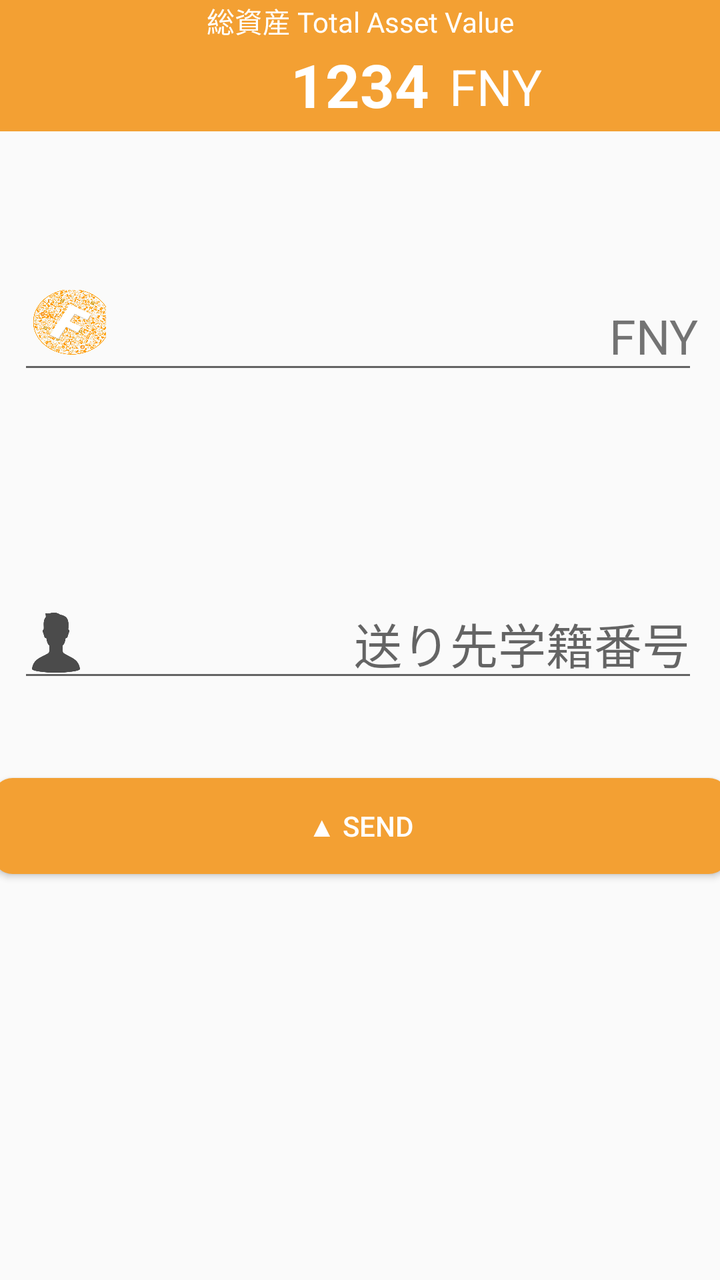
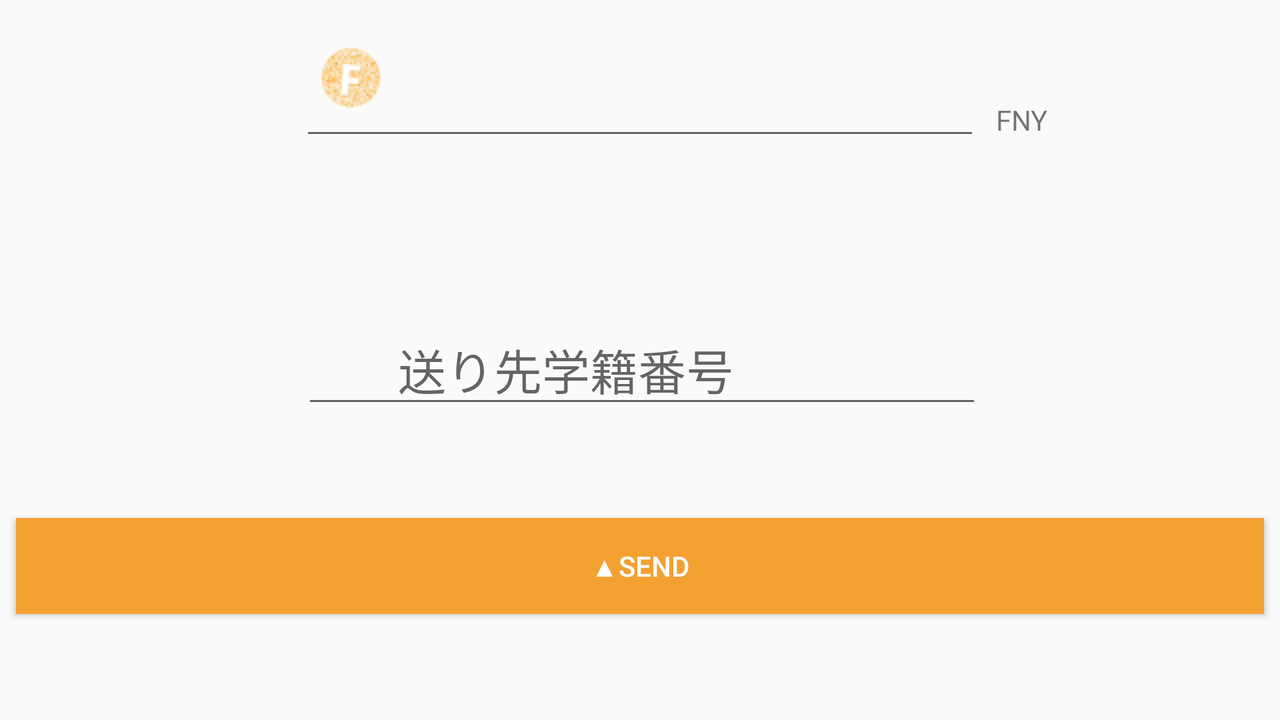

The same Android screen from two of the app's own layout files: first res/layout/ as a phone draws it, then the repository's variant for another configuration, drawn on a device whose configuration selects that folder. Both files follow.
<!-- AndroidManifest.xml: application theme AppTheme -->
<!-- res/layout/activity_send_contact.xml -->
<?xml version="1.0" encoding="utf-8"?>
<android.support.constraint.ConstraintLayout xmlns:android="http://schemas.android.com/apk/res/android"
    xmlns:app="http://schemas.android.com/apk/res-auto"
    xmlns:tools="http://schemas.android.com/tools"
    android:layout_width="match_parent"
    android:layout_height="match_parent"
    tools:context="com.funney.funney_android.SendContactActivity">

    <include layout="@layout/view_total_value"/>

    <android.support.v7.widget.ContentFrameLayout
        android:layout_width="wrap_content"
        android:layout_height="wrap_content"
        app:layout_constraintBottom_toTopOf="@+id/send_number"
        app:layout_constraintHorizontal_bias="0.285"
        app:layout_constraintLeft_toLeftOf="parent"
        app:layout_constraintRight_toRightOf="parent"
        app:layout_constraintTop_toTopOf="parent"
        app:layout_constraintVertical_bias="0.574">

        <TextView
            android:id="@+id/FNY"
            android:layout_width="wrap_content"
            android:layout_height="wrap_content"
            android:layout_gravity="bottom|right"
            android:layout_marginBottom="16dp"
            android:layout_marginLeft="0dp"
            android:layout_marginRight="8dp"
            android:layout_marginTop="8dp"
            android:gravity="bottom|end"
            android:text="@string/fny"
            android:textSize="24sp"
            app:layout_constraintBottom_toBottomOf="parent"
            app:layout_constraintLeft_toRightOf="@+id/send_money"

            app:layout_constraintRight_toRightOf="parent"
            app:layout_constraintTop_toTopOf="parent"
            app:layout_constraintVertical_bias="0.217" />

        <EditText
            android:id="@+id/send_money"
            android:layout_width="340dp"
            android:layout_height="wrap_content"
            android:layout_marginBottom="8dp"
            android:layout_marginLeft="8dp"
            android:layout_marginRight="8dp"
            android:layout_marginTop="8dp"
            android:drawableLeft="@drawable/logo_item"
            android:ems="10"
            android:gravity="bottom|end"
            android:inputType="number"
            android:paddingRight="64dp"
            android:textSize="24sp" />
    </android.support.v7.widget.ContentFrameLayout>


    <EditText
        android:id="@+id/send_number"
        android:layout_width="340dp"
        android:layout_height="wrap_content"
        android:layout_marginBottom="8dp"
        android:layout_marginLeft="8dp"
        android:layout_marginRight="8dp"
        android:layout_marginTop="8dp"
        android:drawableLeft="@drawable/person_icon_item"
        android:ems="10"
        android:gravity="bottom|end"
        android:hint="@string/id_hint"
        android:inputType="number"
        android:textSize="24sp"
        app:layout_constraintBottom_toBottomOf="parent"
        app:layout_constraintHorizontal_bias="0.285"
        app:layout_constraintLeft_toLeftOf="parent"
        app:layout_constraintRight_toRightOf="parent"
        app:layout_constraintTop_toTopOf="parent" />

    <Button
        android:id="@+id/SendButton"
        android:layout_width="368dp"
        android:layout_height="wrap_content"
        android:layout_marginLeft="8dp"
        android:layout_marginRight="8dp"
        android:layout_marginTop="43dp"
        android:background="@drawable/round_orange_button"
        android:text="@string/send"
        android:textColor="#FFFFFF"
        app:layout_constraintLeft_toLeftOf="parent"
        app:layout_constraintRight_toRightOf="parent"
        app:layout_constraintTop_toBottomOf="@+id/send_number" />

</android.support.constraint.ConstraintLayout>
<!-- res/layout/view_total_value.xml (included above) -->
<?xml version="1.0" encoding="utf-8"?>
<LinearLayout xmlns:android="http://schemas.android.com/apk/res/android"
    xmlns:app="http://schemas.android.com/apk/res-auto"
    android:id="@+id/linearLayout"
    android:layout_width="match_parent"
    android:layout_height="wrap_content"
    android:background="#F3A033"
    android:orientation="vertical"
    app:layout_constraintHorizontal_bias="0.0"
    app:layout_constraintLeft_toLeftOf="parent"
    app:layout_constraintRight_toRightOf="parent"
    app:layout_constraintTop_toTopOf="parent">


    <TextView
        android:layout_width="match_parent"
        android:layout_height="0dp"
        android:layout_weight="1"
        android:gravity="bottom|center"
        android:text="@string/homeValue"
        android:textColor="@color/toolBarText" />

    <RelativeLayout
        android:layout_width="match_parent"
        android:layout_height="45dp">

        <TextView
            android:id="@+id/total_asset_value"
            android:layout_width="wrap_content"
            android:layout_height="match_parent"
            android:layout_alignBaseline="@+id/fny_text"
            android:layout_alignBottom="@+id/fny_text"
            android:layout_centerHorizontal="true"
            android:gravity="center"
            android:text="1234"
            android:textColor="@color/toolBarText"
            android:textSize="30sp"
            android:textStyle="bold" />

        <TextView
            android:id="@+id/fny_text"
            android:layout_width="wrap_content"
            android:layout_height="match_parent"
            android:layout_alignParentTop="true"
            android:layout_toEndOf="@+id/total_asset_value"
            android:layout_toRightOf="@+id/total_asset_value"
            android:gravity="center"
            android:paddingLeft="10dp"
            android:text="@string/fny"
            android:textColor="@color/toolBarText"
            android:textSize="25sp" />
    </RelativeLayout>


</LinearLayout>
<!-- resources referenced by this layout -->
<resources>
  <color name="toolBarText">#FFFFFF</color>
  <!-- drawable logo_item (drawable) -->
  <?xml version="1.0" encoding="utf-8"?>
  <layer-list xmlns:android="http://schemas.android.com/apk/res/android">
  
      <item
          android:width="40dp"
          android:height="40dp"
          android:drawable="@drawable/logo2"/>
  
  </layer-list>
  <!-- drawable person_icon_item (drawable) -->
  <?xml version="1.0" encoding="utf-8"?>
  <layer-list xmlns:android="http://schemas.android.com/apk/res/android">
  
      <item
          android:width="@dimen/icon"
          android:height="@dimen/icon"
          android:drawable="@drawable/person_icon" />
  
  </layer-list>
  <!-- drawable round_orange_button (drawable) -->
  <?xml version="1.0" encoding="utf-8"?>
  
  <shape xmlns:android="http://schemas.android.com/apk/res/android">
      <solid android:color="#F3A033"/>
      <corners android:radius="10dp"/>
  </shape>
  <string name="fny">FNY</string>
  <string name="homeValue">総資産 Total Asset Value</string>
  <string name="id_hint">送り先学籍番号</string>
  <string name="send">▲ Send</string>
  <style name="AppTheme" parent="Theme.AppCompat.Light.DarkActionBar">
          
          <item name="colorPrimary">@color/colorPrimary</item>
          <item name="colorPrimaryDark">@color/colorPrimaryDark</item>
          <item name="colorAccent">@color/colorAccent</item>
      </style>
  <!-- drawable logo2: png bitmap (drawable, 552999 bytes) -->
  <dimen name="icon">30dp</dimen>
  <!-- drawable person_icon: png bitmap (drawable, 4336 bytes) -->
  <color name="colorPrimary">#3F51B5</color>
  <color name="colorPrimaryDark">#303F9F</color>
  <color name="colorAccent">#FF4081</color>
</resources>
<!-- res/layout-land/activity_send_contact.xml (the repository's variant of the layout above) -->
<!-- drawn on the phone turned sideways -->
<?xml version="1.0" encoding="utf-8"?>
<android.support.constraint.ConstraintLayout xmlns:android="http://schemas.android.com/apk/res/android"
    xmlns:app="http://schemas.android.com/apk/res-auto"
    xmlns:tools="http://schemas.android.com/tools"
    android:layout_width="match_parent"
    android:layout_height="match_parent"
    tools:context="com.funney.funney_android.SendContactActivity">

    <TextView
        android:id="@+id/textView15"
        android:layout_width="wrap_content"
        android:layout_height="wrap_content"
        android:layout_marginBottom="8dp"
        android:layout_marginEnd="8dp"
        android:layout_marginLeft="8dp"
        android:layout_marginRight="8dp"
        android:layout_marginStart="8dp"
        android:layout_marginTop="8dp"
        android:text="FNY"
        android:textSize="14sp"
        app:layout_constraintBottom_toBottomOf="parent"
        app:layout_constraintHorizontal_bias="0.0"
        app:layout_constraintLeft_toRightOf="@+id/editText7"
        app:layout_constraintRight_toRightOf="parent"
        app:layout_constraintTop_toTopOf="parent"
        app:layout_constraintVertical_bias="0.13" />

    <Button
        android:id="@+id/button"
        android:layout_width="0dp"
        android:layout_height="wrap_content"
        android:layout_marginBottom="53dp"
        android:layout_marginLeft="8dp"
        android:layout_marginRight="8dp"
        android:background="#F3A033"
        android:text="▲Send"
        android:textColor="#FFFFFF"
        app:layout_constraintBottom_toBottomOf="parent"
        app:layout_constraintLeft_toLeftOf="parent"
        app:layout_constraintRight_toRightOf="parent"
        android:layout_marginStart="8dp"
        android:layout_marginEnd="8dp"
        app:layout_constraintHorizontal_bias="0.0" />

    <EditText
        android:id="@+id/editText7"
        android:layout_width="340dp"
        android:layout_height="wrap_content"
        android:layout_marginBottom="8dp"
        android:layout_marginEnd="8dp"
        android:layout_marginLeft="8dp"
        android:layout_marginRight="8dp"
        android:layout_marginStart="8dp"
        android:layout_marginTop="8dp"
        android:drawableLeft="@drawable/logo_hinoto_round"
        android:ems="10"
        android:inputType="number"
        android:textAlignment="viewEnd"
        android:textSize="24sp"
        app:layout_constraintBottom_toTopOf="@+id/editText9"
        app:layout_constraintLeft_toLeftOf="parent"
        app:layout_constraintRight_toRightOf="parent"
        app:layout_constraintTop_toTopOf="parent"
        app:layout_constraintVertical_bias="0.0" />

    <EditText
        android:id="@+id/editText9"
        android:layout_width="340dp"
        android:layout_height="wrap_content"
        android:layout_marginBottom="50dp"
        android:layout_marginEnd="8dp"
        android:layout_marginLeft="8dp"
        android:layout_marginRight="8dp"
        android:layout_marginStart="8dp"
        android:drawableLeft="@drawable/ic_launcher"
        android:ems="10"
        android:hint="送り先学籍番号　　　　　"
        android:inputType="number"
        android:textAlignment="viewEnd"
        android:textSize="24sp"
        app:layout_constraintBottom_toTopOf="@+id/button"
        app:layout_constraintHorizontal_bias="0.503"
        app:layout_constraintLeft_toLeftOf="parent"
        app:layout_constraintRight_toRightOf="parent" />
</android.support.constraint.ConstraintLayout>
<!-- resources referenced by the variant -->
<!-- as the phone turned sideways resolves them -->
<resources>
  <!-- drawable logo_hinoto_round: png bitmap (drawable, 2334 bytes) -->
  <style name="AppTheme" parent="Theme.AppCompat.Light.DarkActionBar">
          
          <item name="colorPrimary">@color/colorPrimary</item>
          <item name="colorPrimaryDark">@color/colorPrimaryDark</item>
          <item name="colorAccent">@color/colorAccent</item>
      </style>
  <color name="colorPrimary">#3F51B5</color>
  <color name="colorPrimaryDark">#303F9F</color>
  <color name="colorAccent">#FF4081</color>
</resources>
